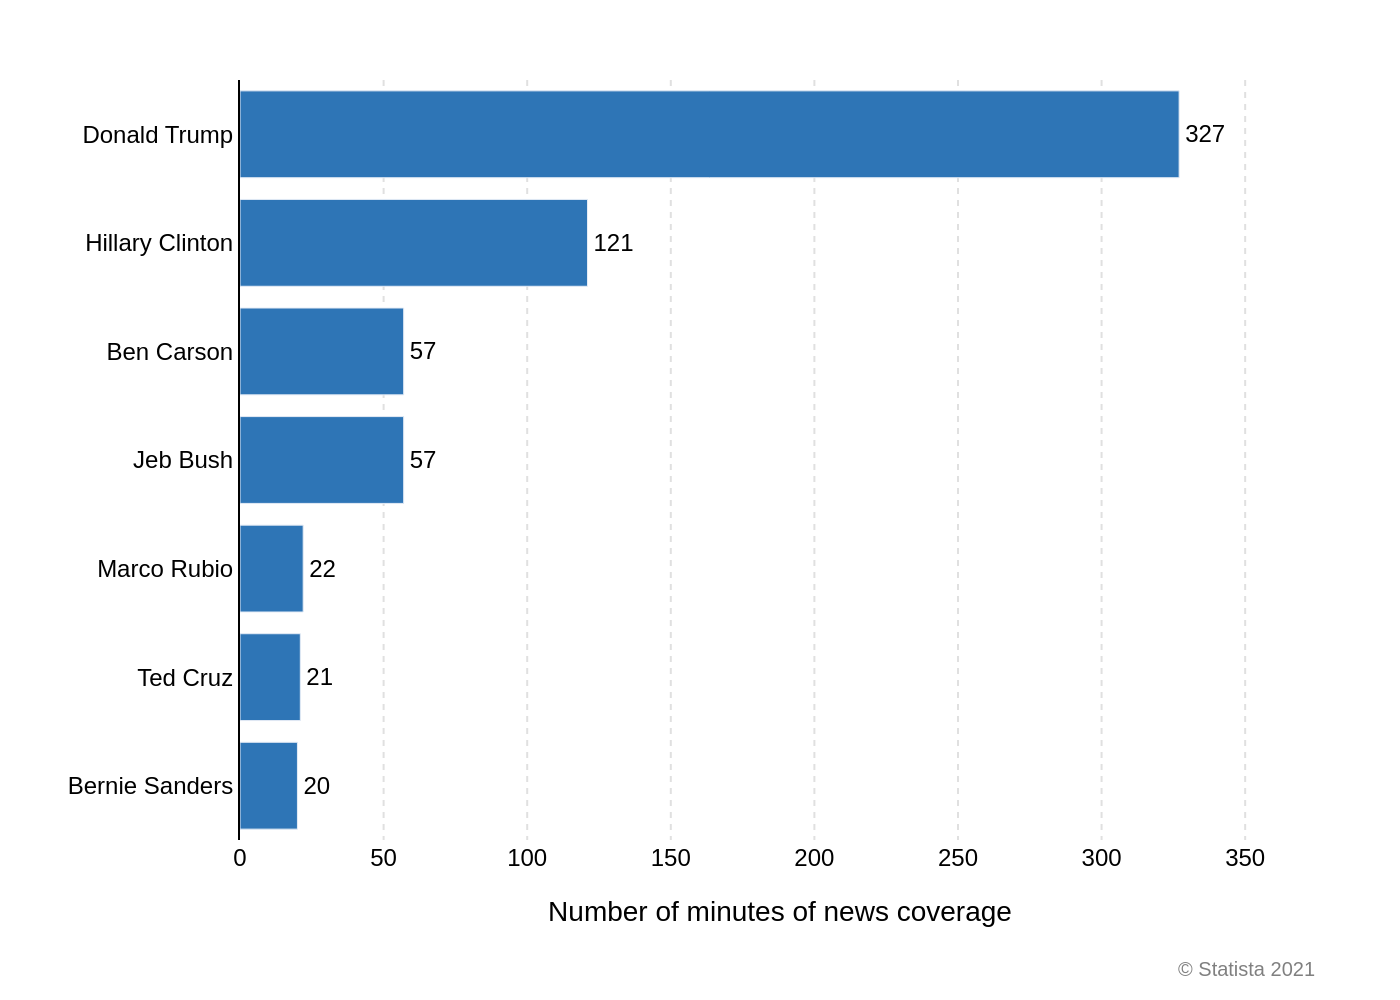

Write the Python code that produced this figure.
import sys
import json
import os
import plotly.graph_objects as go

if len(sys.argv) != 2:
    print("Usage: python script.py <path_to_json_file>")
    sys.exit(1)

json_path = sys.argv[1]

try:
    with open(json_path, 'r', encoding='utf-8') as f:
        chart_info = json.load(f)
except FileNotFoundError:
    print(f"Error: JSON file not found at {json_path}")
    sys.exit(1)
except json.JSONDecodeError:
    print(f"Error: Could not decode JSON from {json_path}")
    sys.exit(1)

chart_data = chart_info.get('chart_data', [])
texts = chart_info.get('texts', {})
colors = chart_info.get('colors', [])

categories = [item['category'] for item in chart_data]
values = [item['value'] for item in chart_data]

# Reverse data for Plotly's bottom-to-top rendering
categories.reverse()
values.reverse()

fig = go.Figure()

fig.add_trace(go.Bar(
    y=categories,
    x=values,
    orientation='h',
    marker=dict(color=colors[0]),
    text=values,
    textposition='outside',
    textfont=dict(family="Arial", size=12, color='black'),
    cliponaxis=False,
    hoverinfo='none'
))

fig.update_layout(
    font=dict(family="Arial", size=12, color="black"),
    plot_bgcolor='white',
    xaxis=dict(
        title=texts.get('x_axis_title'),
        showgrid=True,
        gridcolor='#E0E0E0',
        griddash='dot',
        zeroline=False,
        showline=False,
        range=[0, max(values) * 1.15] # Add padding for text labels
    ),
    yaxis=dict(
        showgrid=False,
        showline=True,
        linecolor='black',
        linewidth=1
    ),
    margin=dict(l=120, r=40, t=40, b=80),
    showlegend=False,
    annotations=[
        dict(
            text=texts.get('source', ''),
            showarrow=False,
            xref="paper",
            yref="paper",
            x=1,
            y=-0.15,
            xanchor='right',
            yanchor='top',
            font=dict(family="Arial", size=10, color="grey")
        )
    ]
)

base_filename, _ = os.path.splitext(os.path.basename(json_path))
output_filename = f"{base_filename}.png"

fig.write_image(output_filename, scale=2)

print(f"Chart saved to {output_filename}")
